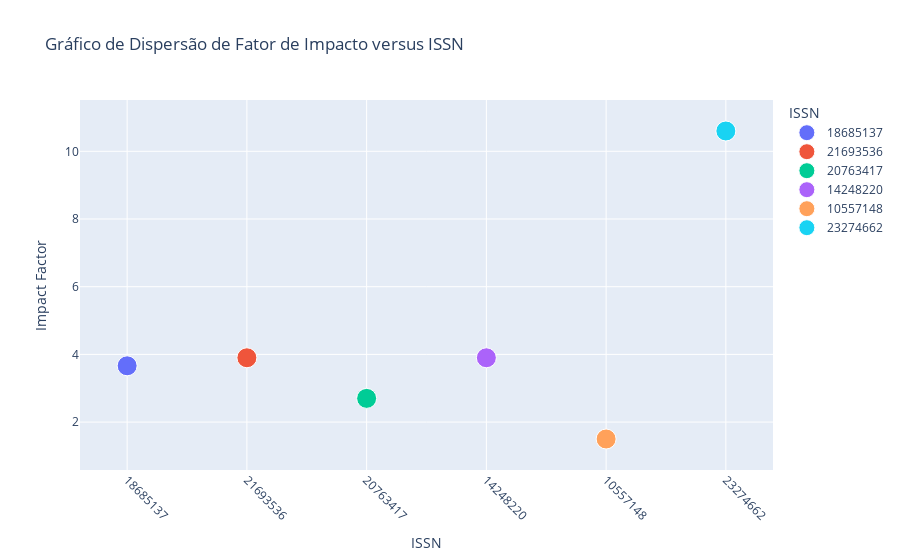

The cell this chart's notebook holds for it:
### Code cell
import plotly.express as px
import pandas as pd
from collections import Counter

def plot_scatter(jcr_properties_list):
    data = pd.DataFrame(jcr_properties_list)

    # Filtrar valores de impact factor diferentes de 'NULL'
    data = data[data['impact-factor'] != 'NULL']

    # Contagem de ocorrências por data ISSN
    data_counts = data['data-issn'].value_counts().reset_index()
    data_counts.columns = ['data-issn', 'count']

    # Converter 'impact-factor' para float
    data['impact-factor'] = data['impact-factor'].astype(float)

    # Criar o gráfico de dispersão com Plotly Express
    fig = px.scatter(data, x='data-issn', y='impact-factor', color='data-issn',
                     title='Gráfico de Dispersão de Fator de Impacto versus ISSN',
                     labels={'data-issn': 'ISSN', 'impact-factor': 'Impact Factor'},
                     hover_data=['journal'])

    # Adicionar contagem como tamanho dos pontos
    fig.update_traces(marker=dict(size=data_counts['count'] * 20))

    # Personalizar layout
    fig.update_xaxes(tickangle=45)
    fig.update_traces(marker=dict(opacity=1))

    # Exibir o gráfico
    fig.show()

# Chame a função com sua lista de dados jcr_properties_list
plot_scatter(jcr_properties_list)

### Figure 1 — Plotly figure (JSON) as saved in the notebook; plotly's stock layout.template omitted (floating-point values rounded to 4 significant figures)
{"data": [{"customdata": [["Journal of Ambient Intelligence and Humanized Computing (1868-5137)"]], "hovertemplate": "ISSN=%{x}<br>Impact Factor=%{y}<br>journal=%{customdata[0]}<extra></extra>", "legendgroup": "18685137", "marker": {"color": "#636efa", "opacity": 1, "size": [20, 20, 20, 20, 20, 20], "symbol": "circle"}, "mode": "markers", "name": "18685137", "orientation": "v", "showlegend": true, "type": "scatter", "x": ["18685137"], "xaxis": "x", "y": [3.662], "yaxis": "y"}, {"customdata": [["Ieee Access (2169-3536)"]], "hovertemplate": "ISSN=%{x}<br>Impact Factor=%{y}<br>journal=%{customdata[0]}<extra></extra>", "legendgroup": "21693536", "marker": {"color": "#EF553B", "opacity": 1, "size": [20, 20, 20, 20, 20, 20], "symbol": "circle"}, "mode": "markers", "name": "21693536", "orientation": "v", "showlegend": true, "type": "scatter", "x": ["21693536"], "xaxis": "x", "y": [3.9], "yaxis": "y"}, {"customdata": [["Applied Sciences-Basel (2076-3417)"]], "hovertemplate": "ISSN=%{x}<br>Impact Factor=%{y}<br>journal=%{customdata[0]}<extra></extra>", "legendgroup": "20763417", "marker": {"color": "#00cc96", "opacity": 1, "size": [20, 20, 20, 20, 20, 20], "symbol": "circle"}, "mode": "markers", "name": "20763417", "orientation": "v", "showlegend": true, "type": "scatter", "x": ["20763417"], "xaxis": "x", "y": [2.7], "yaxis": "y"}, {"customdata": [["Sensors (1424-8220)"]], "hovertemplate": "ISSN=%{x}<br>Impact Factor=%{y}<br>journal=%{customdata[0]}<extra></extra>", "legendgroup": "14248220", "marker": {"color": "#ab63fa", "opacity": 1, "size": [20, 20, 20, 20, 20, 20], "symbol": "circle"}, "mode": "markers", "name": "14248220", "orientation": "v", "showlegend": true, "type": "scatter", "x": ["14248220"], "xaxis": "x", "y": [3.9], "yaxis": "y"}, {"customdata": [["International Journal Of Network Management (1055-7148)"]], "hovertemplate": "ISSN=%{x}<br>Impact Factor=%{y}<br>journal=%{customdata[0]}<extra></extra>", "legendgroup": "10557148", "marker": {"color": "#FFA15A", "opacity": 1, "size": [20, 20, 20, 20, 20, 20], "symbol": "circle"}, "mode": "markers", "name": "10557148", "orientation": "v", "showlegend": true, "type": "scatter", "x": ["10557148"], "xaxis": "x", "y": [1.5], "yaxis": "y"}, {"customdata": [["Ieee Internet Of Things Journal (2327-4662)"]], "hovertemplate": "ISSN=%{x}<br>Impact Factor=%{y}<br>journal=%{customdata[0]}<extra></extra>", "legendgroup": "23274662", "marker": {"color": "#19d3f3", "opacity": 1, "size": [20, 20, 20, 20, 20, 20], "symbol": "circle"}, "mode": "markers", "name": "23274662", "orientation": "v", "showlegend": true, "type": "scatter", "x": ["23274662"], "xaxis": "x", "y": [10.6], "yaxis": "y"}], "layout": {"legend": {"title": {"text": "ISSN"}, "tracegroupgap": 0}, "title": {"text": "Gráfico de Dispersão de Fator de Impacto versus ISSN"}, "xaxis": {"anchor": "y", "categoryarray": ["18685137", "21693536", "20763417", "14248220", "10557148", "23274662"], "categoryorder": "array", "domain": [0, 1], "tickangle": 45, "title": {"text": "ISSN"}}, "yaxis": {"anchor": "x", "domain": [0, 1], "title": {"text": "Impact Factor"}}}}
